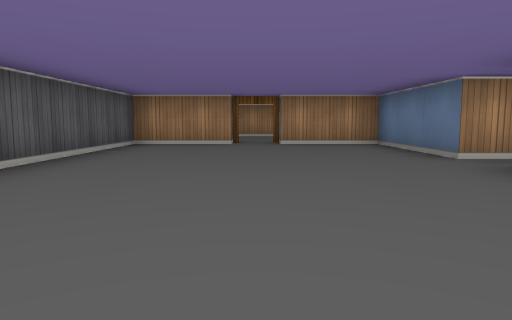
[1] (above)

20 first-person views from a walk through a cub3D maze. The camera is about half as high as the walls, tilts 6° down and sees 70° across. The floor is counted in squares. Each view is taken from the middle of a square. On the plan, view 1 faces up. The plan holds only what a view shows up to about 9 squares ahead; the rest is blank.

[2]
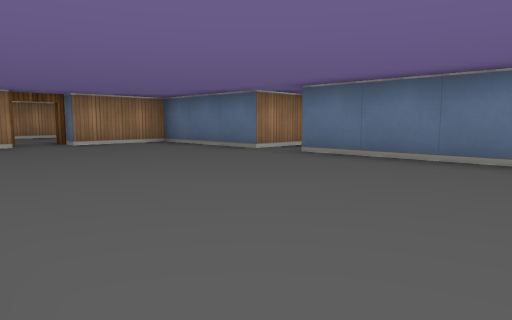

[3]
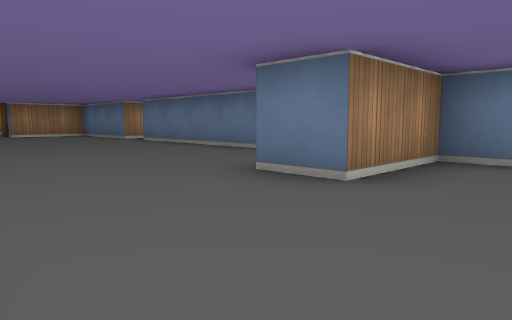

[4]
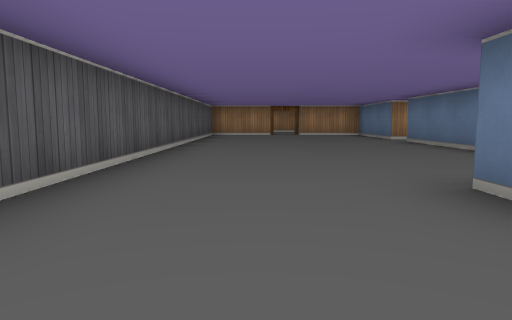

[5]
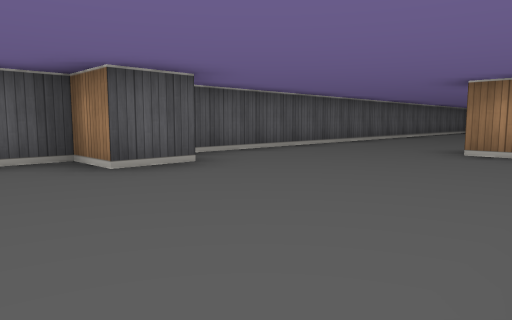

[6]
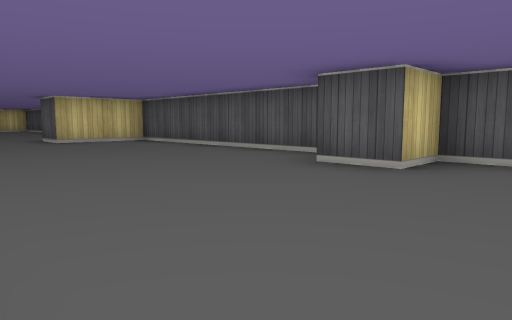

[7]
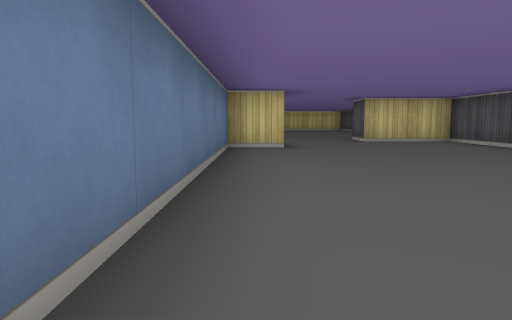

[8]
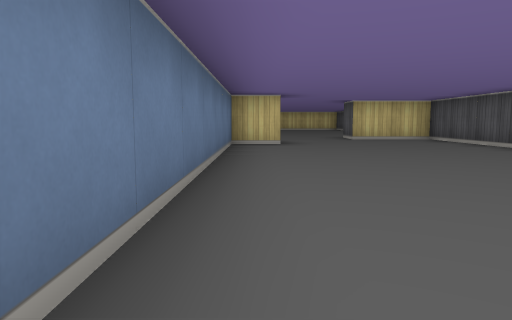

[9]
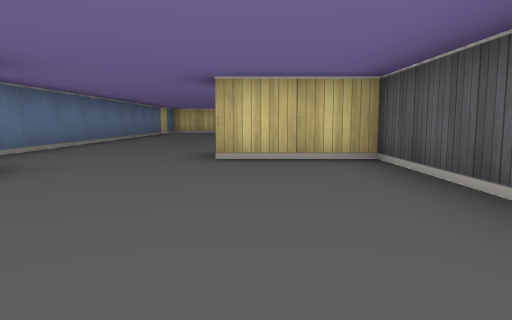

[10]
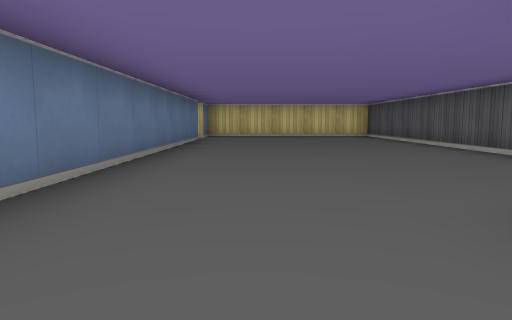

[11]
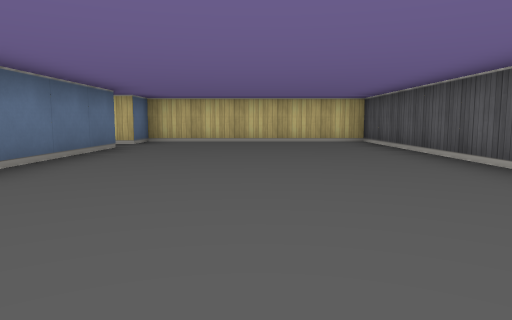

[12]
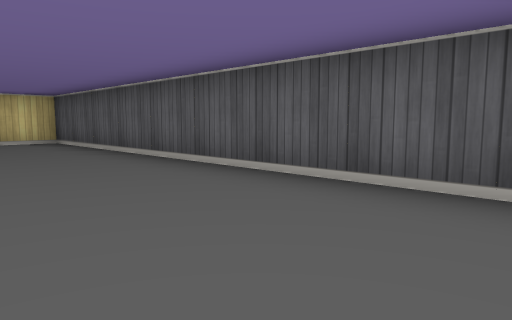

[13]
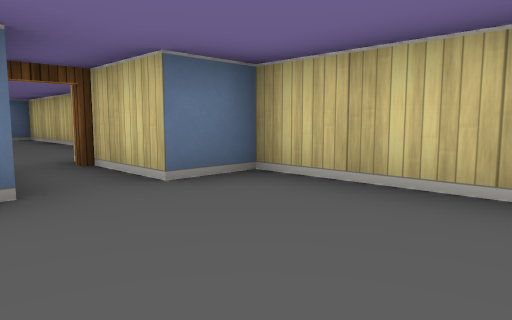

[14]
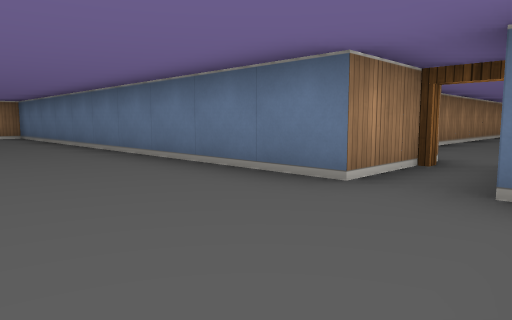

[15]
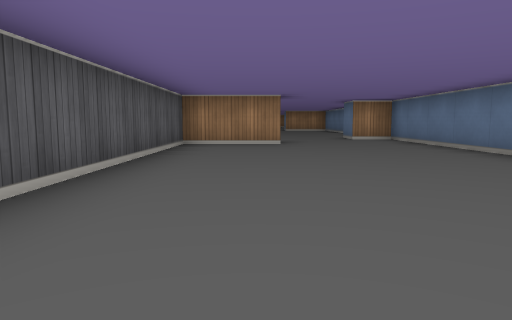

[16]
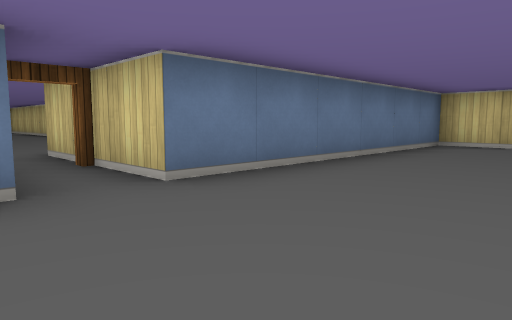

[17]
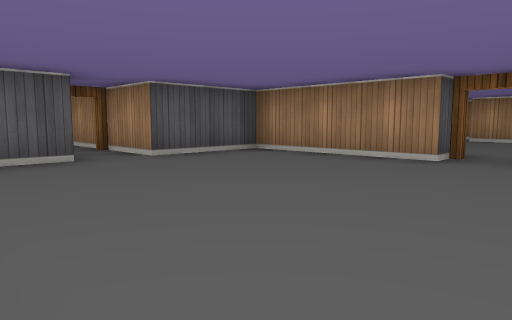

[18]
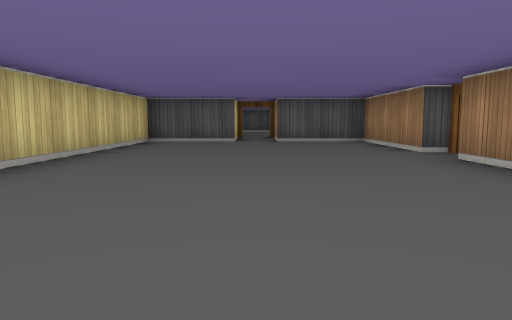

[19]
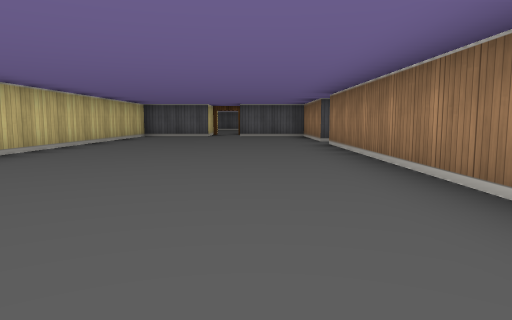

[20]
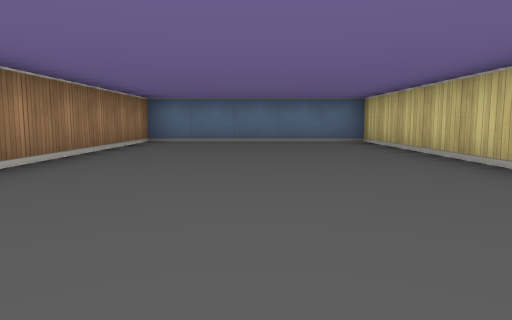

### Floor plan
Ten units are one square. View 1 is at (0, 0); x grows to the right and y downward. Boxes are objects, and circles mark ways between rooms. Rooms are numbered by the first view taken in them; rooms with no view inside come last. Other rooms are left out.
<svg viewBox="-30 -85 210 335">
<path fill="none" stroke="#000" d="M12 25 25 25 25 -35 40 -35M40 -45 25 -45 25 -75 5 -75M14 115 25 115 25 35 5 35 5 25M-4 -75 -25 -75 -25 65 -15 65 -15 75 -25 75 -25 135 -5 135 -5 145M-5 145 -25 145 -25 245 25 245 25 235 45 235M46 225 25 225 25 129M85 -65 55 -65 55 -45 40 -45M40 -35 55 -35 55 -15 175 -15 175 -65 95 -65"/>
<circle cx="3" cy="130" r="3" fill="#2a7"/>
<circle cx="40" cy="-40" r="3" fill="#2a7"/>
<text x="0" y="30">1</text>
<text x="0" y="190">2</text>
<text x="110" y="-40">3</text>
</svg>
Room 1 opens to room 2. Room 1 opens to room 3.

Where each view was taken, in squares from view 1:
view 1: 0 up, 0 right, facing up
view 2: 0 up, 2 left, facing up-right
view 3: 5 down, 2 left, facing up-right
view 4: 5 down, 1 left, facing up
view 5: 9 down, 2 right, facing up-left
view 6: 5 down, 2 right, facing down-left
view 7: 5 down, 2 right, facing down
view 8: 4 down, 2 right, facing down
view 9: 9 down, 1 left, facing down
view 10: 13 down, 1 right, facing down
view 11: 16 down, 0 right, facing down
view 12: 16 down, 0 right, facing down-left
view 13: 22 down, 0 right, facing down-right
view 14: 24 down, 0 right, facing up-right
view 15: 22 down, 1 left, facing up
view 16: 5 up, 0 right, facing down-right
view 17: 2 up, 10 right, facing up-left
view 18: 4 up, 14 right, facing left
view 19: 5 up, 17 right, facing left
view 20: 4 up, 9 right, facing right
